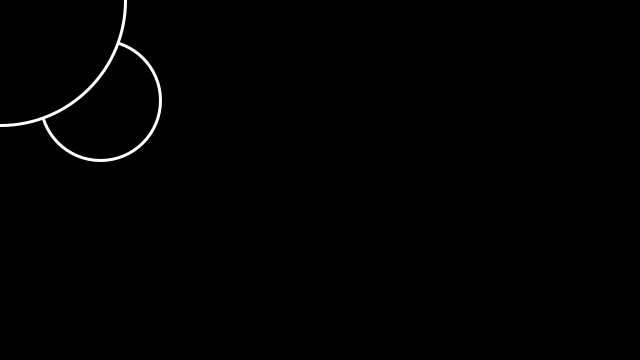
Frame 1 (no input)
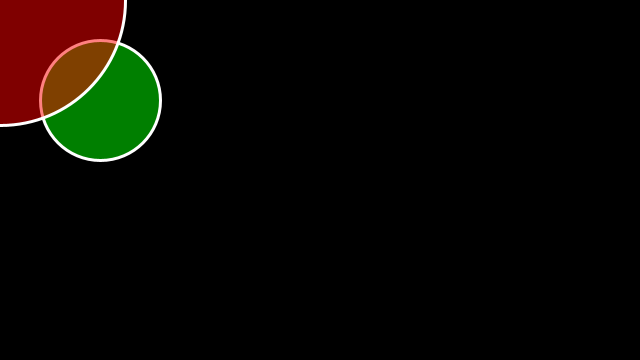
Frame 60 (the mouse pressed at the canvas centre just before this capture)
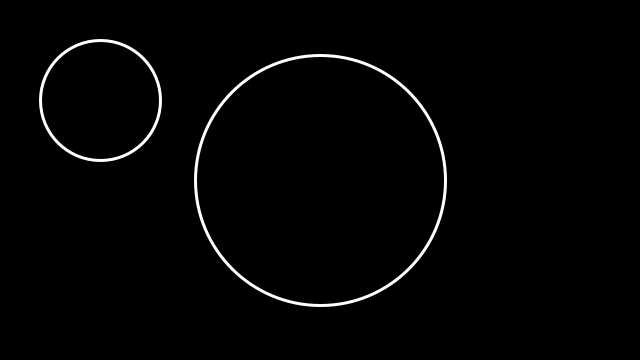
Frame 120 (the mouse held since frame 60 and released just before this capture)

The Processing sketch that drew these frames (run headless with seeded random() and noise(); from frame 60 on, the mouse is pressed at the canvas centre):

// Processing sketch: sketch_17_Overlap_Check_Ver_2
// ── sketch_17_Overlap_Check_Ver_2.pde
Bubble b1;
Bubble b2;

void setup()
{
  size(640, 360);
  b1 = new Bubble(100, 100, 120);
  b2 = new Bubble(mouseX, mouseY, 250);
}

void draw()
{
  background(0);
  b2.x = mouseX;
  b2.y = mouseY;

  b1.display();
  b2.display();

  b2.overlaps(b1);
  b1.overlaps(b2);
}

// ── Bubble.pde
class Bubble
{
  int x;
  int y;
  int rad;
  color r;

  Bubble(int a, int b, int c)
  {
    x = a;
    y = b;
    rad = c/2;
    r = 0;
  }

  void display()
  {

    stroke(255);
    strokeWeight(3);
    fill(r);

    ellipse(x, y, 2*rad, 2*rad);
  }

  void overlaps(Bubble other)
  {
    float a = dist(x, y, other.x, other.y);
    if (a <= (rad+other.rad))
    {
      other.r = color(255,0,0,127);
      r = color(0,255,0,127);
    } else
    {
      r = color(0);
      other.r = color(0);
    }
  }
}
